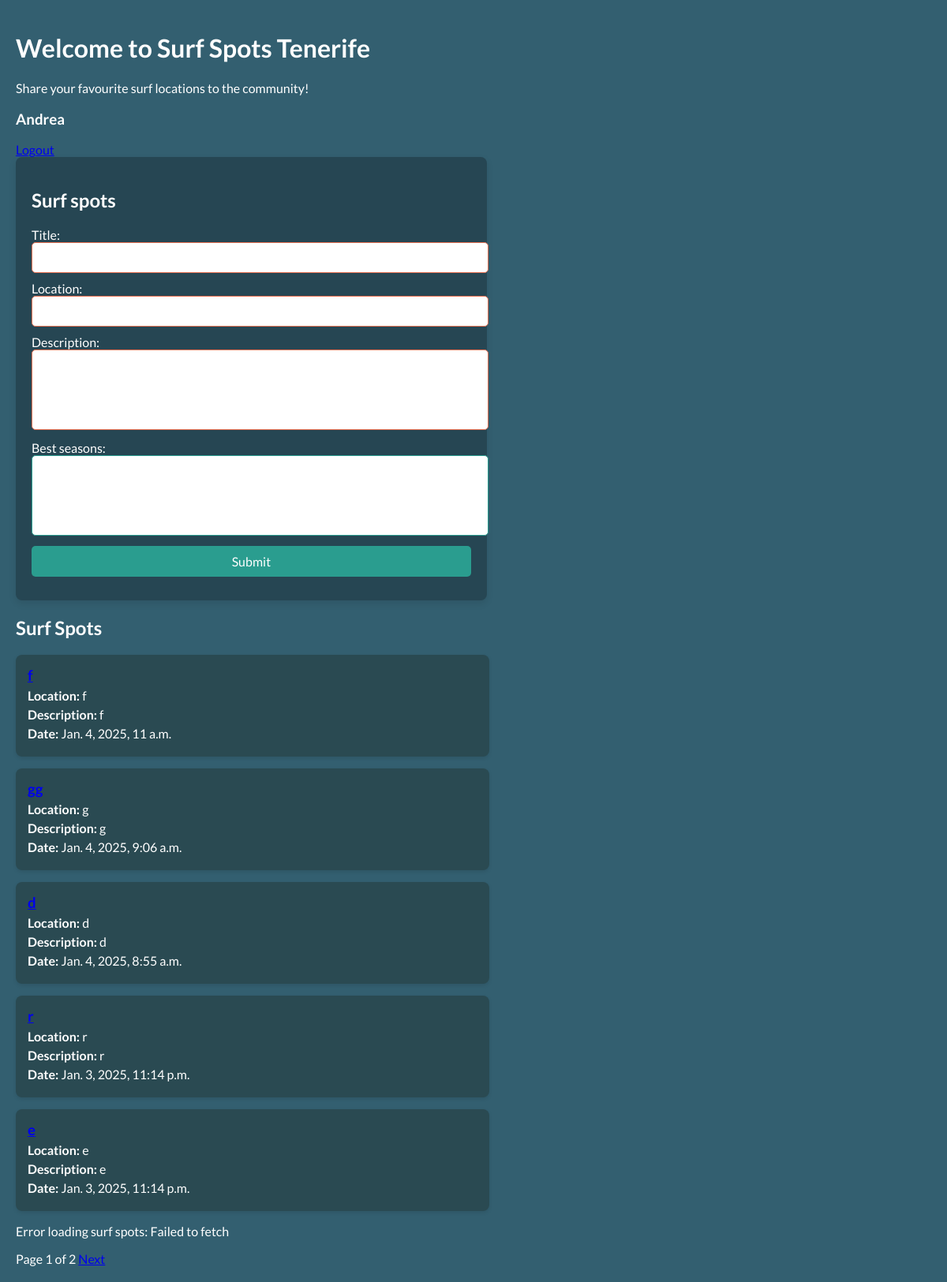
The page /users/home/ (signed in) on the database as committed earlier.
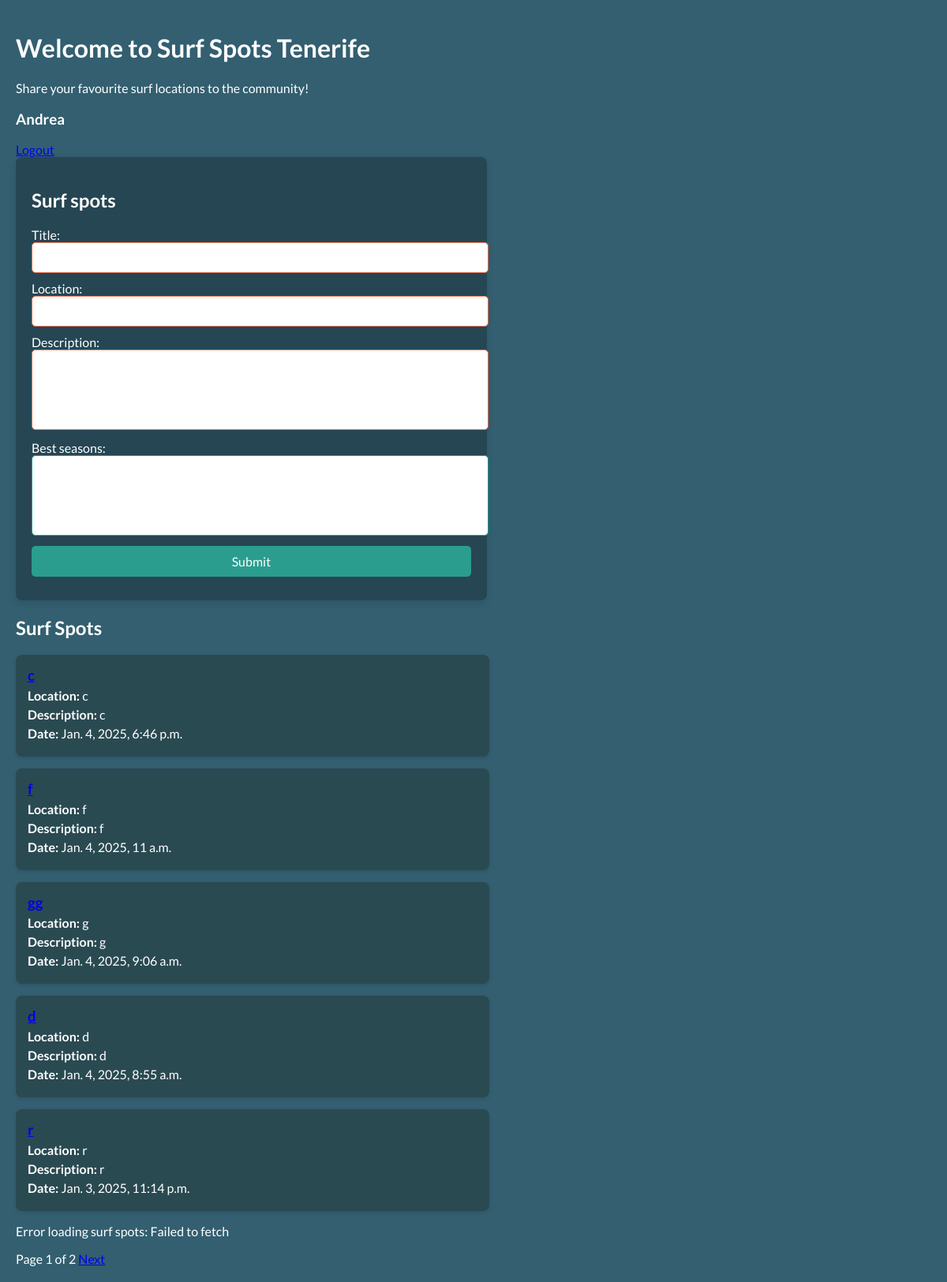
The same page on the database as committed later.
### users_account/models.py (models this page shows, shortened)
class NovaUser(AbstractUser):
    pass

class SurfSpot(models.Model):
    title = models.CharField(max_length=50)
    location = models.CharField(max_length=50)
    description = models.TextField()
    best_seasons = models.CharField(max_length=300, blank=True, null=True)
    user = models.ForeignKey(settings.AUTH_USER_MODEL, on_delete=models.CASCADE)
    created_at = models.DateTimeField(auto_now_add=True)

### users_account/views.py (the view)
# urls.py: path('home/', views.home_view, name='home'), #correct
@login_required
def home_view(request):
    if request.method == 'POST':
        form = SurfSpotForm(request.POST)
        if form.is_valid():
            surf_spot = form.save(commit=False)
            surf_spot.user = request.user
            surf_spot.save()
            messages.success(request, "Surf spot created successfully!")
            return redirect('home')
        else:
            print(form.errors)
    else:
        form = SurfSpotForm()
    surf_spots_list = SurfSpot.objects.all().order_by('-created_at')
    paginator = Paginator(surf_spots_list, 5) # ensured that is set to 5
    page_number = request.GET.get('page')
    surf_spots = paginator.get_page(page_number)
    return render(request, 'users_account/home.html', {'form': form, 'surf_spots': surf_spots})

### users_account/forms.py (shortened to what this page needs)
class SurfSpotForm(forms.ModelForm):
    class Meta:
        model = SurfSpot
        fields = ['title', 'location', 'description', 'best_seasons']

### users_account/templates/users_account/home.html (shortened to what this page needs)
<!DOCTYPE html>
<html lang="en">
<head>
    {% load static %}
    <link rel="stylesheet" href="{% static 'css/styles.css' %}">
</head>
<body>
    <div>
        <h1>Welcome to Surf Spots Tenerife</h1>
        <p>Share your favourite surf locations to the community!</p>
    </div>
    <h3>{{ request.user.username }}</h3>
    <a href="{% url 'logout' %}">Logout</a>
    <form id="create-post-form" method="POST" action="{% url 'home' %}">
        <h2>Surf spots</h2>
        <label for="title">Title:</label>
        <input type="text" id="title" name="title" required>
        <label for="location">Location:</label>
        <input type="text" id="location" name="location" required>
        <label for="description">Description:</label>
        <textarea name="description" id="description" required></textarea>
        <label for="best_seasons">Best seasons:</label>
        <textarea name="best_seasons" id="best_seasons"></textarea>
        <button type="submit">Submit</button>
    </form>
    <div id="surf-spots-list">
        <h2>Surf Spots</h2>
        {% for spot in surf_spots %}
        <div class="surf-spot">
            <h3><a href="{% url 'surf_spot_detail' spot.id %}">{{ spot.title }}</a></h3>
            <p><strong>Location:</strong> {{ spot.location }}</p>
            <p><strong>Description:</strong> {{ spot.description }}</p>
            <p><strong>Date:</strong> {{ spot.created_at }}</p>
        </div>
        {% endfor %}
    </div>
    <div class="pagination">
        <span>Page {{ surf_spots.number }} of {{ surf_spots.paginator.num_pages }}</span>
        {% if surf_spots.has_next %}
        <a href="?page={{ surf_spots.next_page_number }}">Next</a>
        {% endif %}
    </div>
</body>
</html>

### static/css/styles.css (style rules this page uses)
body { font-family: 'Lato', Arial, sans-serif; background-color: #335F70; margin: 0; padding: 0; color: white; }
form { width: 100%; max-width: 600px; background: #264653; padding: 20px; border-radius: 8px; box-shadow: 0 4px 10px rgba(0, 0, 0, 0.1); }
input, textarea, button { font-family: 'Lato', Arial, sans-serif; width: 100%; padding: 10px; margin-bottom: 10px; border: 1px solid #2A9D8F; border-radius: 5px; font-size: 14px; }
textarea { resize: none; height: 80px; }
button { padding: 10px; border-radius: 5px; background-color: #2A9D8F; color: white; font-size: 16px; border: none; cursor: pointer; transition: background-color 0.3s; }
#surf-spots-list { width: 100%; max-width: 600px; }
.surf-spot { background: #2a4A52; padding: 15px; border-radius: 8px; margin-bottom: 15px; box-shadow: 0 2px 5px rgba(0, 0, 0, 0.1); }
.surf-spot h3 { margin: 0; color: #E9C46A; }
.surf-spot p { margin: 5px 0; color: white; }
input:invalid, textarea:invalid { border-color: #E76F51; }
@media (min-width: 1024px) { body { flex-direction: row; padding: 20px; justify-content: space-between; } }
@media (min-width: 1024px) { form { width: 48%; } }

Rows that differ between the two databases and show on the page:
no longer on this page (row unchanged): SurfSpot: title "e", location "e", description "e", created_at "Jan. 3, 2025, 11:14 p.m."
added SurfSpot: title "c", location "c", description "c", created_at "Jan. 4, 2025, 6:46 p.m."
